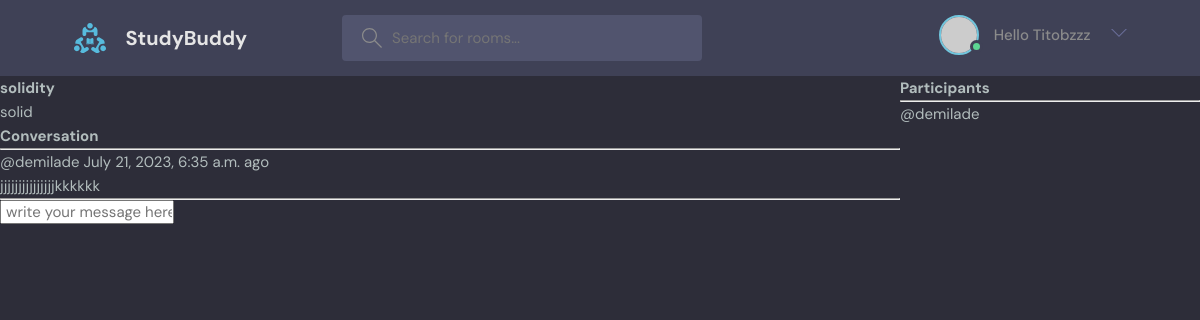
The app's page /room/10 (signed in) with its own data.
### base/models.py (models this page shows, shortened)
class Room(models.Model):
    host = models.ForeignKey(User, on_delete=models.SET_NULL, null=True)
    topic =  models.ForeignKey(Topic, on_delete=models.SET_NULL, null=True)
    name = models.CharField(max_length=200)
    description = models.TextField(null= True, blank= True)
    participants = models.ManyToManyField(User, related_name='participant', blank=True)
    updated = models.DateTimeField(auto_now = True)
    created = models.DateTimeField(auto_now_add=True)
    class Meta:
        ordering = ['-updated','-created']

class Message(models.Model):
    user= models.ForeignKey(User, on_delete=models.CASCADE)
    room  = models.ForeignKey(Room, on_delete=models.CASCADE)
    body = models.TextField()
    updated = models.DateTimeField(auto_now = True)
    created = models.DateTimeField(auto_now_add=True)
    class Meta:
        ordering = ['-updated','-created']

### base/views.py (the view, shortened to what this page needs)
# urls.py: path('room/<str:pk>', views.room, name="room"),
def room(request,pk):
    room = Room.objects.get(id=pk)
    room_messages = room.message_set.all()
    participants = room.participants.all()
    context = {
        'room': room,
        'room_messages':room_messages,
        'participants': participants
        }
    return render(request,'base/room.html',context );

### base/templates/base/room.html (shortened to what this page needs)
{% extends 'main.html' %}
{% block content %}
<div class="room-container">
            <div>
                <h1>{{room.name}}</h1>
        <p>{{room.description}}</p>
        <div class="comment-wrapper">
            <h3>Conversation</h3>
            <hr>
            {% for room_message in room_messages %}
                <div>
                    <small>@{{room_message.user}} {{room_message.created}} ago</small>
                    <p>{{room_message.body}}</p>
                    <hr>
                </div>
            {% endfor %}
        </div>
        {%  if user.is_authenticated %}
            <div class="comment-form">
                <form method="POST" action="">
                    <input type="text" name="body" placeholder=" write your message here"/>
                </form>
            </div>
            {% endif %}
            </div>
            <div>
                <h3>Participants</h3>
                <hr>
                {% for participant in participants %}
                    <div>@{{participant.username}}</div>
                {% endfor %}
            </div>
</div>
{% endblock%}

### templates/navbar.html (shortened to what this page needs)
{% load static %}
<header class="header header--loggedIn">
    <div class="container">
      <a href="/" class="header__logo">
        <img src="{% static 'images/logo.svg' %}" />
        <h1>StudyBuddy</h1>
      </a>
      <form method="GET" action="{%url 'home' %}" class="header__search">
        <label>
          <input type="text"  name="q" placeholder="Search for rooms..." />
        </label>
      </form>
      <nav class="header__menu">
{% if user.is_authenticated %}
        <div class="header__user">
          <a href="{% url 'userProfile' user.id %}">
            <div class="avatar avatar--medium active">
              <img src="https://randomuser.me/api/portraits/men/37.jpg" />
            </div>
    <div>Hello {{user.username}}</div>
          </a>
          <button class="dropdown-button">
            <svg version="1.1" xmlns="http://www.w3.org/2000/svg" width="32" height="32" viewBox="0 0 32 32">
              <title>chevron-down</title>
              <path d="M16 21l-13-13h-3l16 16 16-16h-3l-13 13z"></path>
            </svg>
          </button>
        </div>
        {% else %}
        <a href="{% url 'loginPage' %}">
          <img src="{% static 'images/avatar.svg' %}" />
          <p>Login</p>
        </a>
  {% endif %}
      </nav>
    </div>
  </header>
<div>

### static/styles/style.css (style rules this page uses)
:root { --color-main: #71c6dd; --color-main-light: #e1f6fb; --color-dark: #3f4156; --color-dark-medium: #51546e; --color-dark-light: #696d97; --color-light: #e5e5e5; --color-gray: #8b8b8b; --color-light-gray: #b2bdbd; --color-bg: #2d2d39; --color-success: #5dd693; --color-error: #fc4b0b; }
* { font-family: "DM Sans", -apple-system, BlinkMacSystemFont, "Segoe UI", Roboto, Oxygen, Ubuntu, Cantarell, "Open Sans", "Helvetica Neue", sans-serif; margin: 0; padding: 0; box-sizing: border-box; text-rendering: optimizeLegibility; font-size: inherit; }
html { font-size: 56.25%; }
@media only screen and (min-width: 1200px) { html { font-size: 62.5%; } }
body { line-height: 1.6; font-weight: 400; font-size: 1.5rem; color: var(--color-light-gray); background-color: var(--color-bg); min-height: 100vh; }
img { width: 100%; }
a { display: inline-block; color: var(--color-main); text-decoration: none; }
.container { max-width: 120rem; width: 90%; margin: auto; }
.avatar { position: relative; display: inline-block; border-radius: 50%; border: 2px solid var(--color-main); }
.avatar img { display: block; border-radius: 50%; object-fit: cover; object-position: center; }
.avatar::after { content: ""; display: block; position: absolute; background-color: var(--color-gray); z-index: 111; border-radius: 50%; border: 0.3rem solid var(--color-dark); }
.avatar.active::after { background-color: var(--color-success); }
.avatar.avatar--medium img { width: 3.6rem; height: 3.6rem; border-radius: 50%; }
.avatar.avatar--medium:after { width: 0.7rem; height: 0.7rem; bottom: 0px; right: -6px; }
.header { padding: 1.5rem; background-color: var(--color-dark); }
.header > .container { display: flex; gap: 9.5rem; }
.header__logo, .header__user { display: flex; gap: 2rem; align-items: center; }
.header__logo > img { height: 3.2rem; width: 3.2rem; }
.header__logo > h1 { font-weight: 700; font-size: 2rem; color: var(--color-light); }
.header__search > label { background-color: var(--color-dark-medium); padding: 1.3rem 1rem; display: flex; align-items: center; gap: 1rem; border-radius: 4px; }
.header__search svg { fill: var(--color-gray); width: 2rem; height: 2rem; margin-left: 1rem; }
.header__search input { width: 30rem; background: transparent; border: none; outline: none; color: var(--color-light); }
.header__menu { margin-left: auto; position: relative; }
.header__menu a { display: flex; gap: 1.5rem; align-items: center; font-weight: 500; text-decoration: none; color: var(--color-gray); }
.header__menu img { height: 3.6rem; }
.header__menu svg { width: 1.6rem; height: 1.6rem; fill: var(--color-dark-light); }
.dropdown-button { background: transparent; border: 0; outline: 0; cursor: pointer; }

### base/templates/base/room.html (style rules this page uses)
.room-container { display:grid; grid-template-columns: 3fr 1fr ; }

### records on screen
Room: name "solidity", description "solid"
Message: user "demilade", created "July 21, 2023, 6:35 a.m.", body "jjjjjjjjjjjjjjjkkkkkk"

### other values on screen
{{ user.username }} "Titobzzz"
{{ participant.username }} "demilade"
